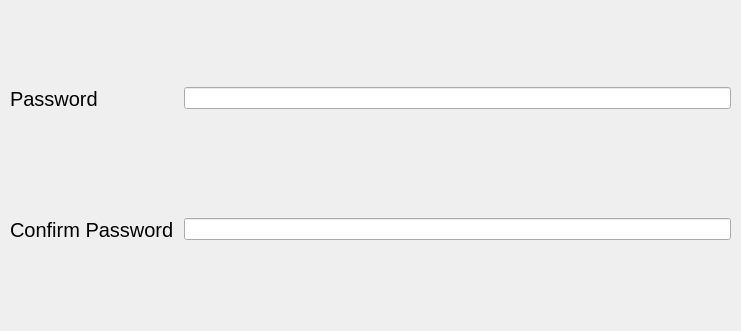
    <widget class="QWidget" name="formLayoutWidget_3">
     <property name="geometry">
      <rect>
       <x>1800</x>
       <y>1030</y>
       <width>741</width>
       <height>331</height>
      </rect>
     </property>
     <layout class="QFormLayout" name="formLayout">
      <property name="horizontalSpacing">
       <number>10</number>
      </property>
      <property name="verticalSpacing">
       <number>30</number>
      </property>
      <property name="leftMargin">
       <number>10</number>
      </property>
      <property name="topMargin">
       <number>10</number>
      </property>
      <property name="rightMargin">
       <number>10</number>
      </property>
      <property name="bottomMargin">
       <number>10</number>
      </property>
      <item row="0" column="0">
       <widget class="QLabel" name="password_label">
        <property name="sizePolicy">
         <sizepolicy hsizetype="Fixed" vsizetype="Expanding">
          <horstretch>0</horstretch>
          <verstretch>0</verstretch>
         </sizepolicy>
        </property>
        <property name="font">
         <font>
          <pointsize>15</pointsize>
         </font>
        </property>
        <property name="text">
         <string>Password</string>
        </property>
       </widget>
      </item>
      <item row="0" column="1">
       <widget class="QLineEdit" name="password_lineEdit"/>
      </item>
      <item row="1" column="1">
       <widget class="QLineEdit" name="confirm_password_lineedit"/>
      </item>
      <item row="1" column="0">
       <widget class="QLabel" name="confirm_password_label">
        <property name="sizePolicy">
         <sizepolicy hsizetype="Fixed" vsizetype="Expanding">
          <horstretch>0</horstretch>
          <verstretch>0</verstretch>
         </sizepolicy>
        </property>
        <property name="font">
         <font>
          <pointsize>15</pointsize>
         </font>
        </property>
        <property name="text">
         <string>Confirm Password</string>
        </property>
       </widget>
      </item>
     </layout>
    </widget>
